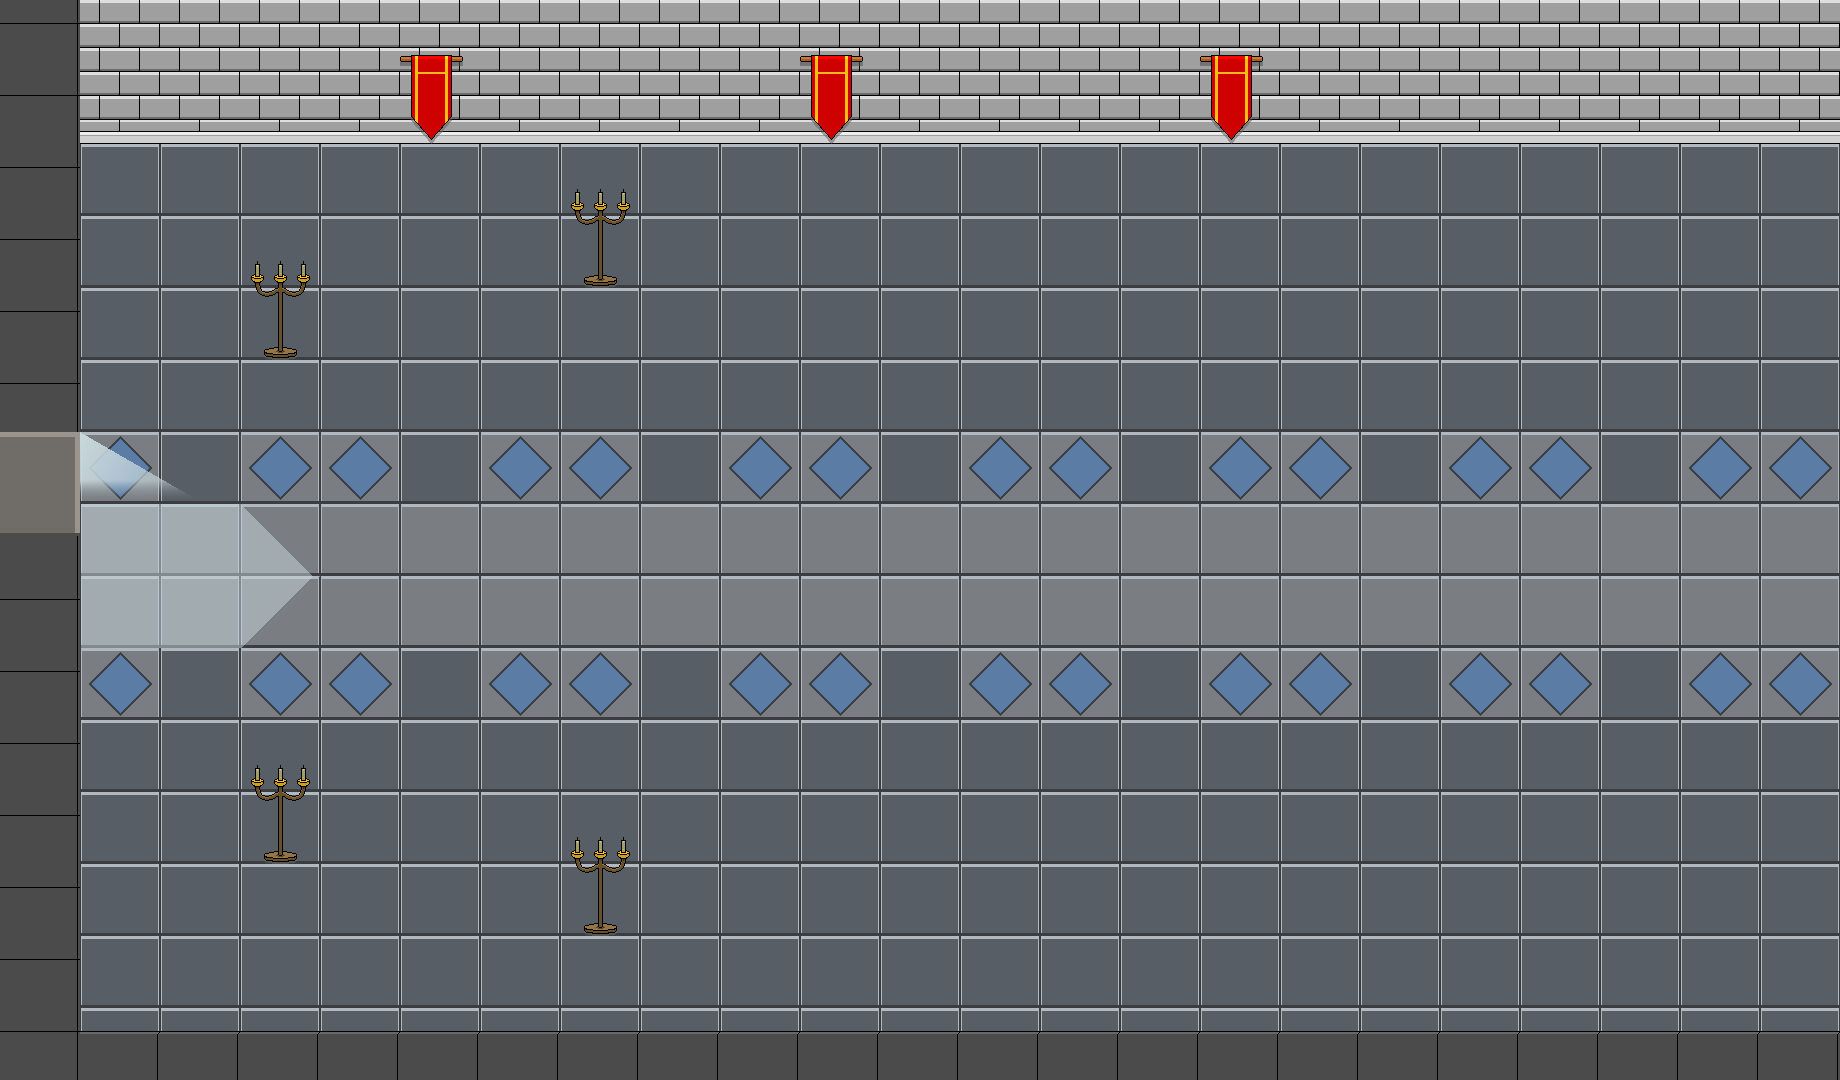

This is a level from a 2D game, rendered from its Tiled map with the project's own tilesets. A one-line summary and the map file follow, with tile-layer data summarised:
An orthogonal 23x15 tile map with 80x72 px tiles, 7 tile layers (DarkFloor, LightFLoors, Stars, UPWall, ...), 13 hidden layers not drawn, 4 tilesets.

<map version="1.0" orientation="orthogonal" renderorder="right-down" width="23" height="15" tilewidth="80" tileheight="72" nextobjectid="1">
 <tileset firstgid="1" name="FLOORS" tilewidth="80" tileheight="72" tilecount="3" columns="0">
  <tile id="0">
   <image width="80" height="72" source="tiles/floorB1.png" />
  </tile>
  <tile id="1">
   <image width="80" height="72" source="tiles/floorB2.png" />
  </tile>
  <tile id="2">
   <image width="80" height="72" source="tiles/floorB3.png" />
  </tile>
 </tileset>
 <tileset firstgid="4" name="Walls" tilewidth="80" tileheight="72" tilecount="4" columns="0">
  <tile id="0">
   <image width="80" height="72" source="tiles/wall1.png" />
  </tile>
  <tile id="1">
   <image width="80" height="72" source="tiles/wall2.png" />
  </tile>
  <tile id="2">
   <image width="80" height="72" source="tiles/wall3.png" />
  </tile>
  <tile id="3">
   <image width="80" height="72" source="tiles/wall4.png" />
  </tile>
 </tileset>
 <tileset firstgid="8" name="DECO" tilewidth="320" tileheight="216" tilecount="5" columns="0">
  <tile id="0">
   <image width="80" height="100" source="tiles/candelabrum.png" />
  </tile>
  <tile id="1">
   <image width="63" height="89" source="tiles/flag.png" />
  </tile>
  <tile id="2">
   <image width="61" height="150" source="tiles/pillar.png" />
  </tile>
  <tile id="3">
   <image width="80" height="72" source="tiles/trap.png" />
  </tile>
  <tile id="4">
   <image width="320" height="216" source="tiles/Entrance.png" />
  </tile>
 </tileset>
 <tileset firstgid="13" name="castletileset" tilewidth="80" tileheight="72" tilecount="32" columns="4">
  <image source="tiles/castletileset.png" width="320" height="576" />
 </tileset>
 <layer name="DarkFloor" width="23" height="15">
  <data>[345 cells, 345 non-empty, 1 distinct tile ids]</data>
 </layer>
 <layer name="LightFloor" width="23" height="15" visible="0">
  <data>[345 cells, 345 non-empty, 1 distinct tile ids]</data>
 </layer>
 <layer name="LightFLoors" width="23" height="15">
  <data>[345 cells, 6 non-empty, 1 distinct tile ids]</data>
 </layer>
 <layer name="Stars" width="23" height="15">
  <data>[345 cells, 32 non-empty, 1 distinct tile ids]</data>
 </layer>
 <layer name="Stars 2 down" width="23" height="15" visible="0">
  <data>[345 cells, 25 non-empty, 1 distinct tile ids]</data>
 </layer>
 <layer name="Stars 3 Full Down" width="23" height="15" visible="0">
  <data>[345 cells, 20 non-empty, 1 distinct tile ids]</data>
 </layer>
 <layer name="Stars 4 Up to Right" width="23" height="15" visible="0">
  <data>[345 cells, 27 non-empty, 1 distinct tile ids]</data>
 </layer>
 <layer name="Stars 5 BOSS" width="23" height="15" visible="0">
  <data>[345 cells, 18 non-empty, 1 distinct tile ids]</data>
 </layer>
 <layer name="UPWall" width="23" height="15">
  <data>[345 cells, 46 non-empty, 2 distinct tile ids]</data>
 </layer>
 <layer name="UPWALL_ Gap" width="23" height="15" visible="0">
  <data>[345 cells, 20 non-empty, 2 distinct tile ids]</data>
 </layer>
 <layer name="DOWNWall" width="23" height="15">
  <data>[345 cells, 23 non-empty, 1 distinct tile ids]</data>
 </layer>
 <layer name="3 TIGHT DOWN" width="23" height="15" visible="0">
  <data>[345 cells, 138 non-empty, 2 distinct tile ids]</data>
 </layer>
 <layer name="DownWall_GAP" width="23" height="15" visible="0">
  <data>[345 cells, 10 non-empty, 1 distinct tile ids]</data>
 </layer>
 <layer name="LeftWall" width="23" height="15">
  <data>[345 cells, 15 non-empty, 1 distinct tile ids]</data>
 </layer>
 <layer name="RightWall" width="23" height="15" visible="0">
  <data>[345 cells, 15 non-empty, 1 distinct tile ids]</data>
 </layer>
 <layer name="ROOM 1 DECO" width="23" height="15">
  <data>[345 cells, 46 non-empty, 4 distinct tile ids]</data>
 </layer>
 <layer name="ROOM 2 DECO" width="23" height="15" visible="0">
  <data>[345 cells, 52 non-empty, 4 distinct tile ids]</data>
 </layer>
 <layer name="ROOM 3 DECO" width="23" height="15" visible="0">
  <data>[345 cells, 51 non-empty, 3 distinct tile ids]</data>
 </layer>
 <layer name="ROOM 4 DECO" width="23" height="15" visible="0">
  <data>[345 cells, 53 non-empty, 4 distinct tile ids]</data>
 </layer>
 <layer name="ROOM 5 DECO" width="23" height="15" visible="0">
  <data>[345 cells, 64 non-empty, 3 distinct tile ids]</data>
 </layer>
</map>
